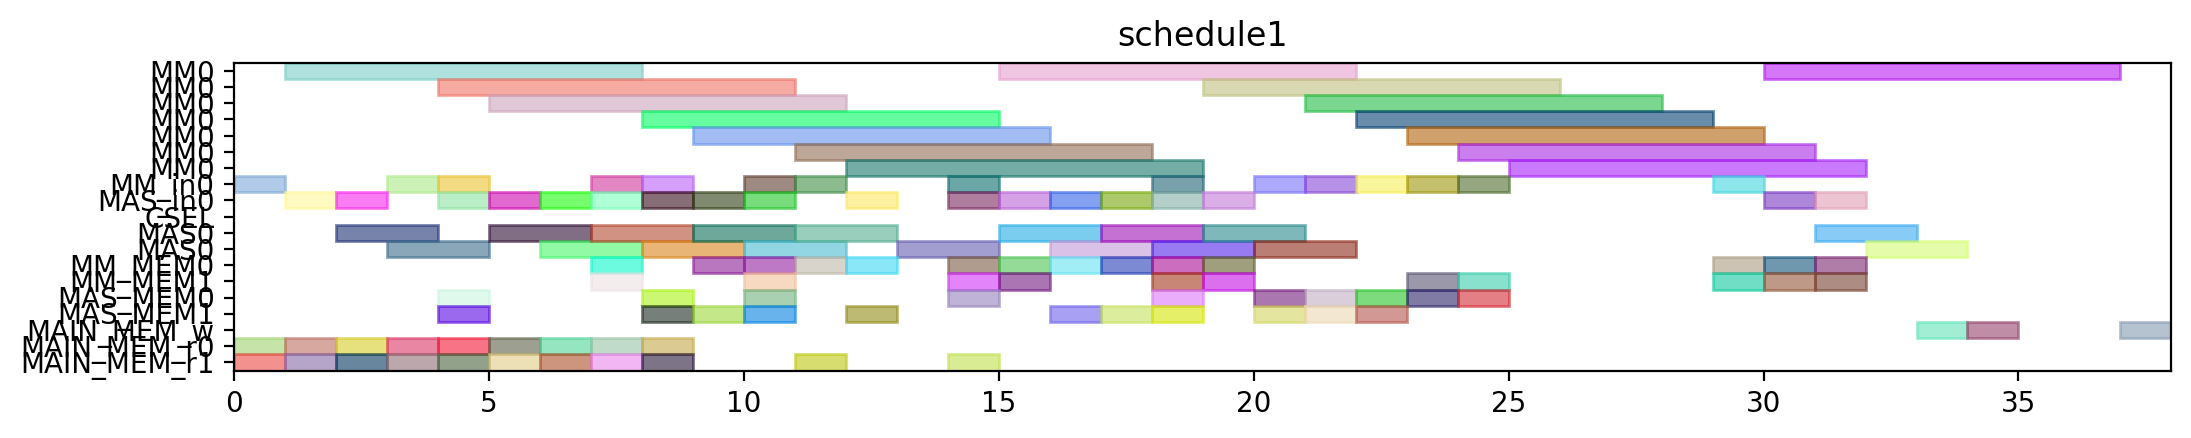

Source code (Python):
from pyschedule import Scenario, solvers, plotters, alt


def solve():
	horizon = 150
	S = Scenario("schedule1", horizon=horizon)

	# resource
	MM = S.Resources('MM', num=1, size=7)
	MM_in = S.Resources('MM_in', num=1)
	MAS_in = S.Resources('MAS_in', num=1)
	CSEL = S.Resource('CSEL')
	MAS = S.Resources('MAS', num=1, size=2, periods=range(1, horizon))
	MM_MEM = S.Resources('MM_MEM', num=2)
	MAS_MEM = S.Resources('MAS_MEM', num=2)
	MAIN_MEM_w = S.Resource('MAIN_MEM_w', size=1)
	MAIN_MEM_r = S.Resources('MAIN_MEM_r', num=2)

	# result of previous scheduling
	t0_in = S.Task('t0_in', length=1, delay_cost=1)
	S += t0_in >= 0
	t0_in += MM_in[0]

	t0_mem0 = S.Task('t0_mem0', length=1, delay_cost=1)
	S += t0_mem0 >= 0
	t0_mem0 += MAIN_MEM_r[0]

	t0_mem1 = S.Task('t0_mem1', length=1, delay_cost=1)
	S += t0_mem1 >= 0
	t0_mem1 += MAIN_MEM_r[1]

	t0 = S.Task('t0', length=7, delay_cost=1)
	S += t0 >= 1
	t0 += MM[0]

	t13_in = S.Task('t13_in', length=1, delay_cost=1)
	S += t13_in >= 1
	t13_in += MAS_in[0]

	t13_mem0 = S.Task('t13_mem0', length=1, delay_cost=1)
	S += t13_mem0 >= 1
	t13_mem0 += MAIN_MEM_r[0]

	t13_mem1 = S.Task('t13_mem1', length=1, delay_cost=1)
	S += t13_mem1 >= 1
	t13_mem1 += MAIN_MEM_r[1]

	t13 = S.Task('t13', length=2, delay_cost=1)
	S += t13 >= 2
	t13 += MAS[0]

	t14_in = S.Task('t14_in', length=1, delay_cost=1)
	S += t14_in >= 2
	t14_in += MAS_in[0]

	t14_mem0 = S.Task('t14_mem0', length=1, delay_cost=1)
	S += t14_mem0 >= 2
	t14_mem0 += MAIN_MEM_r[0]

	t14_mem1 = S.Task('t14_mem1', length=1, delay_cost=1)
	S += t14_mem1 >= 2
	t14_mem1 += MAIN_MEM_r[1]

	t14 = S.Task('t14', length=2, delay_cost=1)
	S += t14 >= 3
	t14 += MAS[0]

	t2_in = S.Task('t2_in', length=1, delay_cost=1)
	S += t2_in >= 3
	t2_in += MM_in[0]

	t2_mem0 = S.Task('t2_mem0', length=1, delay_cost=1)
	S += t2_mem0 >= 3
	t2_mem0 += MAIN_MEM_r[0]

	t2_mem1 = S.Task('t2_mem1', length=1, delay_cost=1)
	S += t2_mem1 >= 3
	t2_mem1 += MAIN_MEM_r[1]

	t15_in = S.Task('t15_in', length=1, delay_cost=1)
	S += t15_in >= 4
	t15_in += MM_in[0]

	t15_mem0 = S.Task('t15_mem0', length=1, delay_cost=1)
	S += t15_mem0 >= 4
	t15_mem0 += MAS_MEM[0]

	t15_mem1 = S.Task('t15_mem1', length=1, delay_cost=1)
	S += t15_mem1 >= 4
	t15_mem1 += MAS_MEM[1]

	t2 = S.Task('t2', length=7, delay_cost=1)
	S += t2 >= 4
	t2 += MM[0]

	t4_in = S.Task('t4_in', length=1, delay_cost=1)
	S += t4_in >= 4
	t4_in += MAS_in[0]

	t4_mem0 = S.Task('t4_mem0', length=1, delay_cost=1)
	S += t4_mem0 >= 4
	t4_mem0 += MAIN_MEM_r[0]

	t4_mem1 = S.Task('t4_mem1', length=1, delay_cost=1)
	S += t4_mem1 >= 4
	t4_mem1 += MAIN_MEM_r[1]

	t15 = S.Task('t15', length=7, delay_cost=1)
	S += t15 >= 5
	t15 += MM[0]

	t4 = S.Task('t4', length=2, delay_cost=1)
	S += t4 >= 5
	t4 += MAS[0]

	t9_in = S.Task('t9_in', length=1, delay_cost=1)
	S += t9_in >= 5
	t9_in += MAS_in[0]

	t9_mem0 = S.Task('t9_mem0', length=1, delay_cost=1)
	S += t9_mem0 >= 5
	t9_mem0 += MAIN_MEM_r[0]

	t9_mem1 = S.Task('t9_mem1', length=1, delay_cost=1)
	S += t9_mem1 >= 5
	t9_mem1 += MAIN_MEM_r[1]

	t3_in = S.Task('t3_in', length=1, delay_cost=1)
	S += t3_in >= 6
	t3_in += MAS_in[0]

	t3_mem0 = S.Task('t3_mem0', length=1, delay_cost=1)
	S += t3_mem0 >= 6
	t3_mem0 += MAIN_MEM_r[0]

	t3_mem1 = S.Task('t3_mem1', length=1, delay_cost=1)
	S += t3_mem1 >= 6
	t3_mem1 += MAIN_MEM_r[1]

	t9 = S.Task('t9', length=2, delay_cost=1)
	S += t9 >= 6
	t9 += MAS[0]

	t18_in = S.Task('t18_in', length=1, delay_cost=1)
	S += t18_in >= 7
	t18_in += MAS_in[0]

	t18_mem0 = S.Task('t18_mem0', length=1, delay_cost=1)
	S += t18_mem0 >= 7
	t18_mem0 += MM_MEM[0]

	t18_mem1 = S.Task('t18_mem1', length=1, delay_cost=1)
	S += t18_mem1 >= 7
	t18_mem1 += MM_MEM[1]

	t1_in = S.Task('t1_in', length=1, delay_cost=1)
	S += t1_in >= 7
	t1_in += MM_in[0]

	t1_mem0 = S.Task('t1_mem0', length=1, delay_cost=1)
	S += t1_mem0 >= 7
	t1_mem0 += MAIN_MEM_r[0]

	t1_mem1 = S.Task('t1_mem1', length=1, delay_cost=1)
	S += t1_mem1 >= 7
	t1_mem1 += MAIN_MEM_r[1]

	t3 = S.Task('t3', length=2, delay_cost=1)
	S += t3 >= 7
	t3 += MAS[0]

	t1 = S.Task('t1', length=7, delay_cost=1)
	S += t1 >= 8
	t1 += MM[0]

	t18 = S.Task('t18', length=2, delay_cost=1)
	S += t18 >= 8
	t18 += MAS[0]

	t5_in = S.Task('t5_in', length=1, delay_cost=1)
	S += t5_in >= 8
	t5_in += MM_in[0]

	t5_mem0 = S.Task('t5_mem0', length=1, delay_cost=1)
	S += t5_mem0 >= 8
	t5_mem0 += MAS_MEM[0]

	t5_mem1 = S.Task('t5_mem1', length=1, delay_cost=1)
	S += t5_mem1 >= 8
	t5_mem1 += MAS_MEM[1]

	t8_in = S.Task('t8_in', length=1, delay_cost=1)
	S += t8_in >= 8
	t8_in += MAS_in[0]

	t8_mem0 = S.Task('t8_mem0', length=1, delay_cost=1)
	S += t8_mem0 >= 8
	t8_mem0 += MAIN_MEM_r[0]

	t8_mem1 = S.Task('t8_mem1', length=1, delay_cost=1)
	S += t8_mem1 >= 8
	t8_mem1 += MAIN_MEM_r[1]

	t19_in = S.Task('t19_in', length=1, delay_cost=1)
	S += t19_in >= 9
	t19_in += MAS_in[0]

	t19_mem0 = S.Task('t19_mem0', length=1, delay_cost=1)
	S += t19_mem0 >= 9
	t19_mem0 += MM_MEM[0]

	t19_mem1 = S.Task('t19_mem1', length=1, delay_cost=1)
	S += t19_mem1 >= 9
	t19_mem1 += MAS_MEM[1]

	t5 = S.Task('t5', length=7, delay_cost=1)
	S += t5 >= 9
	t5 += MM[0]

	t8 = S.Task('t8', length=2, delay_cost=1)
	S += t8 >= 9
	t8 += MAS[0]

	t10_in = S.Task('t10_in', length=1, delay_cost=1)
	S += t10_in >= 10
	t10_in += MM_in[0]

	t10_mem0 = S.Task('t10_mem0', length=1, delay_cost=1)
	S += t10_mem0 >= 10
	t10_mem0 += MAS_MEM[0]

	t10_mem1 = S.Task('t10_mem1', length=1, delay_cost=1)
	S += t10_mem1 >= 10
	t10_mem1 += MAS_MEM[1]

	t16_in = S.Task('t16_in', length=1, delay_cost=1)
	S += t16_in >= 10
	t16_in += MAS_in[0]

	t16_mem0 = S.Task('t16_mem0', length=1, delay_cost=1)
	S += t16_mem0 >= 10
	t16_mem0 += MM_MEM[0]

	t16_mem1 = S.Task('t16_mem1', length=1, delay_cost=1)
	S += t16_mem1 >= 10
	t16_mem1 += MM_MEM[1]

	t19 = S.Task('t19', length=2, delay_cost=1)
	S += t19 >= 10
	t19 += MAS[0]

	t10 = S.Task('t10', length=7, delay_cost=1)
	S += t10 >= 11
	t10 += MM[0]

	t16 = S.Task('t16', length=2, delay_cost=1)
	S += t16 >= 11
	t16 += MAS[0]

	t20_in = S.Task('t20_in', length=1, delay_cost=1)
	S += t20_in >= 11
	t20_in += MM_in[0]

	t20_mem0 = S.Task('t20_mem0', length=1, delay_cost=1)
	S += t20_mem0 >= 11
	t20_mem0 += MM_MEM[0]

	t20_mem1 = S.Task('t20_mem1', length=1, delay_cost=1)
	S += t20_mem1 >= 11
	t20_mem1 += MAIN_MEM_r[1]

	t17_in = S.Task('t17_in', length=1, delay_cost=1)
	S += t17_in >= 12
	t17_in += MAS_in[0]

	t17_mem0 = S.Task('t17_mem0', length=1, delay_cost=1)
	S += t17_mem0 >= 12
	t17_mem0 += MM_MEM[0]

	t17_mem1 = S.Task('t17_mem1', length=1, delay_cost=1)
	S += t17_mem1 >= 12
	t17_mem1 += MAS_MEM[1]

	t20 = S.Task('t20', length=7, delay_cost=1)
	S += t20 >= 12
	t20 += MM[0]

	t17 = S.Task('t17', length=2, delay_cost=1)
	S += t17 >= 13
	t17 += MAS[0]

	t23_in = S.Task('t23_in', length=1, delay_cost=1)
	S += t23_in >= 14
	t23_in += MM_in[0]

	t23_mem0 = S.Task('t23_mem0', length=1, delay_cost=1)
	S += t23_mem0 >= 14
	t23_mem0 += MAS_MEM[0]

	t23_mem1 = S.Task('t23_mem1', length=1, delay_cost=1)
	S += t23_mem1 >= 14
	t23_mem1 += MAIN_MEM_r[1]

	t6_in = S.Task('t6_in', length=1, delay_cost=1)
	S += t6_in >= 14
	t6_in += MAS_in[0]

	t6_mem0 = S.Task('t6_mem0', length=1, delay_cost=1)
	S += t6_mem0 >= 14
	t6_mem0 += MM_MEM[0]

	t6_mem1 = S.Task('t6_mem1', length=1, delay_cost=1)
	S += t6_mem1 >= 14
	t6_mem1 += MM_MEM[1]

	t11_in = S.Task('t11_in', length=1, delay_cost=1)
	S += t11_in >= 15
	t11_in += MAS_in[0]

	t11_mem0 = S.Task('t11_mem0', length=1, delay_cost=1)
	S += t11_mem0 >= 15
	t11_mem0 += MM_MEM[0]

	t11_mem1 = S.Task('t11_mem1', length=1, delay_cost=1)
	S += t11_mem1 >= 15
	t11_mem1 += MM_MEM[1]

	t23 = S.Task('t23', length=7, delay_cost=1)
	S += t23 >= 15
	t23 += MM[0]

	t6 = S.Task('t6', length=2, delay_cost=1)
	S += t6 >= 15
	t6 += MAS[0]

	t11 = S.Task('t11', length=2, delay_cost=1)
	S += t11 >= 16
	t11 += MAS[0]

	t7_in = S.Task('t7_in', length=1, delay_cost=1)
	S += t7_in >= 16
	t7_in += MAS_in[0]

	t7_mem0 = S.Task('t7_mem0', length=1, delay_cost=1)
	S += t7_mem0 >= 16
	t7_mem0 += MM_MEM[0]

	t7_mem1 = S.Task('t7_mem1', length=1, delay_cost=1)
	S += t7_mem1 >= 16
	t7_mem1 += MAS_MEM[1]

	t12_in = S.Task('t12_in', length=1, delay_cost=1)
	S += t12_in >= 17
	t12_in += MAS_in[0]

	t12_mem0 = S.Task('t12_mem0', length=1, delay_cost=1)
	S += t12_mem0 >= 17
	t12_mem0 += MM_MEM[0]

	t12_mem1 = S.Task('t12_mem1', length=1, delay_cost=1)
	S += t12_mem1 >= 17
	t12_mem1 += MAS_MEM[1]

	t7 = S.Task('t7', length=2, delay_cost=1)
	S += t7 >= 17
	t7 += MAS[0]

	t12 = S.Task('t12', length=2, delay_cost=1)
	S += t12 >= 18
	t12 += MAS[0]

	t22_in = S.Task('t22_in', length=1, delay_cost=1)
	S += t22_in >= 18
	t22_in += MAS_in[0]

	t22_mem0 = S.Task('t22_mem0', length=1, delay_cost=1)
	S += t22_mem0 >= 18
	t22_mem0 += MM_MEM[0]

	t22_mem1 = S.Task('t22_mem1', length=1, delay_cost=1)
	S += t22_mem1 >= 18
	t22_mem1 += MM_MEM[1]

	t28_in = S.Task('t28_in', length=1, delay_cost=1)
	S += t28_in >= 18
	t28_in += MM_in[0]

	t28_mem0 = S.Task('t28_mem0', length=1, delay_cost=1)
	S += t28_mem0 >= 18
	t28_mem0 += MAS_MEM[0]

	t28_mem1 = S.Task('t28_mem1', length=1, delay_cost=1)
	S += t28_mem1 >= 18
	t28_mem1 += MAS_MEM[1]

	t21_in = S.Task('t21_in', length=1, delay_cost=1)
	S += t21_in >= 19
	t21_in += MAS_in[0]

	t21_mem0 = S.Task('t21_mem0', length=1, delay_cost=1)
	S += t21_mem0 >= 19
	t21_mem0 += MM_MEM[0]

	t21_mem1 = S.Task('t21_mem1', length=1, delay_cost=1)
	S += t21_mem1 >= 19
	t21_mem1 += MM_MEM[1]

	t22 = S.Task('t22', length=2, delay_cost=1)
	S += t22 >= 19
	t22 += MAS[0]

	t28 = S.Task('t28', length=7, delay_cost=1)
	S += t28 >= 19
	t28 += MM[0]

	t21 = S.Task('t21', length=2, delay_cost=1)
	S += t21 >= 20
	t21 += MAS[0]

	t25_in = S.Task('t25_in', length=1, delay_cost=1)
	S += t25_in >= 20
	t25_in += MM_in[0]

	t25_mem0 = S.Task('t25_mem0', length=1, delay_cost=1)
	S += t25_mem0 >= 20
	t25_mem0 += MAS_MEM[0]

	t25_mem1 = S.Task('t25_mem1', length=1, delay_cost=1)
	S += t25_mem1 >= 20
	t25_mem1 += MAS_MEM[1]

	t25 = S.Task('t25', length=7, delay_cost=1)
	S += t25 >= 21
	t25 += MM[0]

	t27_in = S.Task('t27_in', length=1, delay_cost=1)
	S += t27_in >= 21
	t27_in += MM_in[0]

	t27_mem0 = S.Task('t27_mem0', length=1, delay_cost=1)
	S += t27_mem0 >= 21
	t27_mem0 += MAS_MEM[0]

	t27_mem1 = S.Task('t27_mem1', length=1, delay_cost=1)
	S += t27_mem1 >= 21
	t27_mem1 += MAS_MEM[1]

	t27 = S.Task('t27', length=7, delay_cost=1)
	S += t27 >= 22
	t27 += MM[0]

	t29_in = S.Task('t29_in', length=1, delay_cost=1)
	S += t29_in >= 22
	t29_in += MM_in[0]

	t29_mem0 = S.Task('t29_mem0', length=1, delay_cost=1)
	S += t29_mem0 >= 22
	t29_mem0 += MAS_MEM[0]

	t29_mem1 = S.Task('t29_mem1', length=1, delay_cost=1)
	S += t29_mem1 >= 22
	t29_mem1 += MAS_MEM[1]

	t29 = S.Task('t29', length=7, delay_cost=1)
	S += t29 >= 23
	t29 += MM[0]


	# new tasks
	t24 = S.Task('t24', length=7, delay_cost=1)
	t24 += alt(MM)
	t24_in = S.Task('t24_in', length=1, delay_cost=1)
	t24_in += alt(MM_in)
	S += t24_in*MM_in[0]<=t24*MM[0]
	t24_mem0 = S.Task('t24_mem0', length=1, delay_cost=1)
	t24_mem0 += MAS_MEM[0]
	S += 19 < t24_mem0
	S += t24_mem0 <= t24

	t24_mem1 = S.Task('t24_mem1', length=1, delay_cost=1)
	t24_mem1 += MM_MEM[1]
	S += 21 < t24_mem1
	S += t24_mem1 <= t24

	t26 = S.Task('t26', length=7, delay_cost=1)
	t26 += alt(MM)
	t26_in = S.Task('t26_in', length=1, delay_cost=1)
	t26_in += alt(MM_in)
	S += t26_in*MM_in[0]<=t26*MM[0]
	t26_mem0 = S.Task('t26_mem0', length=1, delay_cost=1)
	t26_mem0 += MAS_MEM[0]
	S += 11 < t26_mem0
	S += t26_mem0 <= t26

	t26_mem1 = S.Task('t26_mem1', length=1, delay_cost=1)
	t26_mem1 += MM_MEM[1]
	S += 21 < t26_mem1
	S += t26_mem1 <= t26

	PZ_new = S.Task('PZ_new', length=7, delay_cost=1)
	PZ_new += alt(MM)
	PZ_new_in = S.Task('PZ_new_in', length=1, delay_cost=1)
	PZ_new_in += alt(MM_in)
	S += PZ_new_in*MM_in[0]<=PZ_new*MM[0]
	S += 0<PZ_new

	PZ_new_w = S.Task('PZ_new_w', length=1, delay_cost=1)
	PZ_new_w += alt(MAIN_MEM_w)
	S += PZ_new <= PZ_new_w

	PZ_new_mem0 = S.Task('PZ_new_mem0', length=1, delay_cost=1)
	PZ_new_mem0 += MM_MEM[0]
	S += 29 < PZ_new_mem0
	S += PZ_new_mem0 <= PZ_new

	PZ_new_mem1 = S.Task('PZ_new_mem1', length=1, delay_cost=1)
	PZ_new_mem1 += MM_MEM[1]
	S += 25 < PZ_new_mem1
	S += PZ_new_mem1 <= PZ_new

	PX_new = S.Task('PX_new', length=2, delay_cost=1)
	PX_new += alt(MAS)
	PX_new_in = S.Task('PX_new_in', length=1, delay_cost=1)
	PX_new_in += alt(MAS_in)
	S += PX_new_in*MAS_in[0]<=PX_new*MAS[0]

	S += 0<PX_new

	PX_new_w = S.Task('PX_new_w', length=1, delay_cost=1)
	PX_new_w += alt(MAIN_MEM_w)
	S += PX_new <= PX_new_w

	PX_new_mem0 = S.Task('PX_new_mem0', length=1, delay_cost=1)
	PX_new_mem0 += MM_MEM[0]
	S += 27 < PX_new_mem0
	S += PX_new_mem0 <= PX_new

	PX_new_mem1 = S.Task('PX_new_mem1', length=1, delay_cost=1)
	PX_new_mem1 += alt(MM_MEM)
	S += (t24*MM[0])-1 < PX_new_mem1*MM_MEM[1]
	S += PX_new_mem1 <= PX_new

	PY_new = S.Task('PY_new', length=2, delay_cost=1)
	PY_new += alt(MAS)
	PY_new_in = S.Task('PY_new_in', length=1, delay_cost=1)
	PY_new_in += alt(MAS_in)
	S += PY_new_in*MAS_in[0]<=PY_new*MAS[0]

	S += 0<PY_new

	PY_new_w = S.Task('PY_new_w', length=1, delay_cost=1)
	PY_new_w += alt(MAIN_MEM_w)
	S += PY_new <= PY_new_w

	PY_new_mem0 = S.Task('PY_new_mem0', length=1, delay_cost=1)
	PY_new_mem0 += MM_MEM[0]
	S += 28 < PY_new_mem0
	S += PY_new_mem0 <= PY_new

	PY_new_mem1 = S.Task('PY_new_mem1', length=1, delay_cost=1)
	PY_new_mem1 += alt(MM_MEM)
	S += (t26*MM[0])-1 < PY_new_mem1*MM_MEM[1]
	S += PY_new_mem1 <= PY_new

	solvers.mip.solve(S,msg=1,kind='CPLEX',ratio_gap=1.01)

	solution = [['hoge']*len(S.solution()[1]) for i in range(len(S.solution()))]
	for i in range(len(S.solution())):
		for j in range(len(S.solution()[i])):
			solution[i][j]=str(S.solution()[i][j])
	print(solution)

	cycles = int(solution[-1][3])

	pic_file_name = "/mnt/rose/usr1/fukuda/ABE/multiRAM_multiMAS_16mux/scheduling_result/stage7MM1_stage2MAS1/EP_ADD_A_0/schedule1.png"
	if(S.solution() != []):
		plotters.matplotlib.plot(S,img_filename=pic_file_name, show_task_labels=False, fig_size=(cycles*0.25+3, 2))

	return solution
